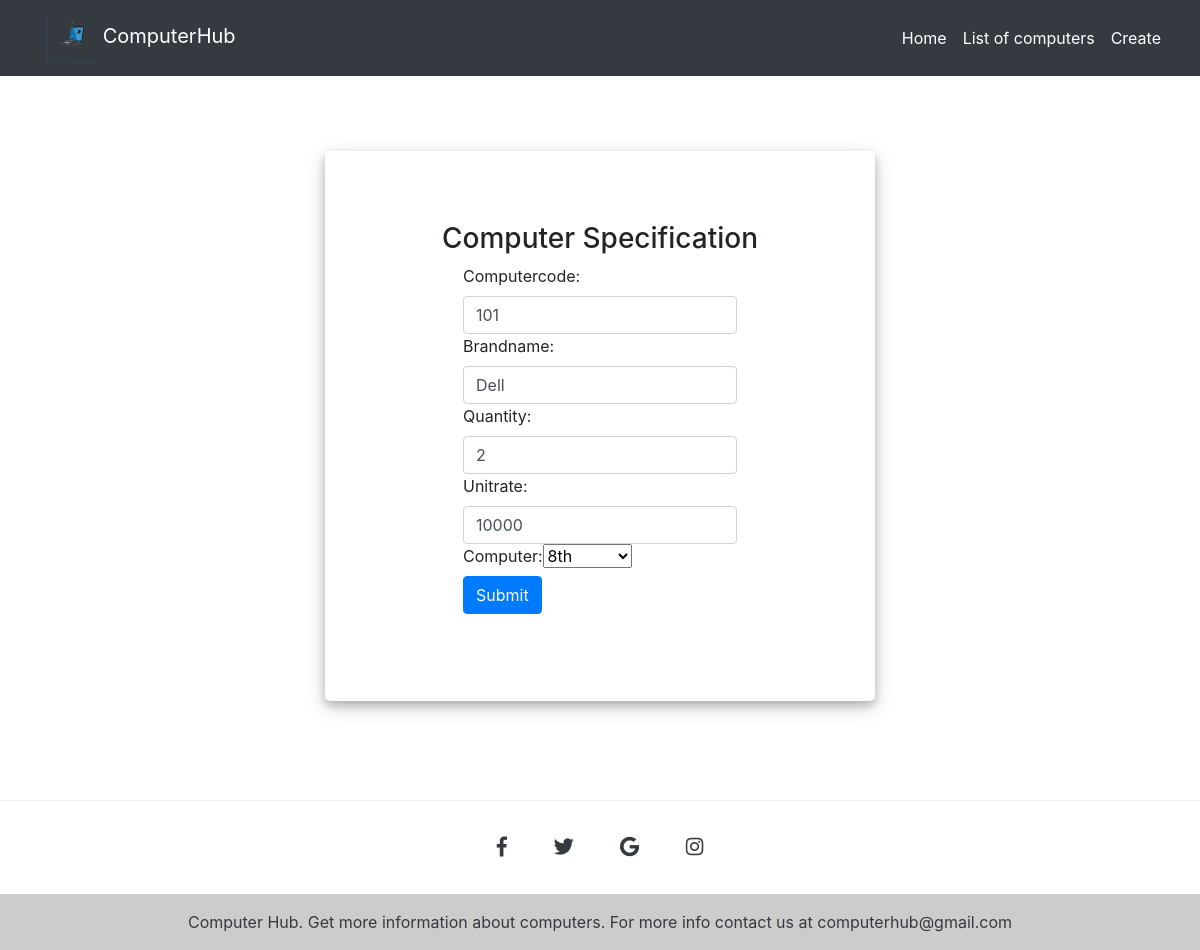
The app's page /update/9 with its own data.
### computer/models.py (models this page shows, shortened)
class Computer(models.Model):
    computercode=models.IntegerField(unique=True)
    brandname = models.CharField(max_length=50, null=True, blank=True)
    quantity = models.IntegerField()
    computer=models.ForeignKey(ComputerSpecification,on_delete=models.CASCADE)
    unitrate = models.IntegerField()
    totalprice = models.IntegerField()

### computer/views.py (the view, shortened to what this page needs)
# urls.py: path('update/<int:pk>',UpdateViewForm.as_view(),name='update'),
class UpdateViewForm(UpdateView):
    template_name = 'update.html'
    form_class = ComputerForm
    def get_queryset(self):
        queryset = Computer.objects.all()
        return queryset

### computer/forms.py
class ComputerForm(ModelForm):
    class Meta:
        model=Computer
        fields=('computercode','brandname','quantity','unitrate','computer')
        widgets = {
            'computercode': forms.NumberInput(attrs={'class': 'form-control'}),
            'brandname': forms.TextInput(attrs={'class': 'form-control'}),
            'quantity': forms.NumberInput(attrs={'class': 'form-control'}),
            'unitrate': forms.NumberInput(attrs={'class': 'form-control'}),
        }

### computer/models.py (called while the page is built)
    def __str__(self): #it displays the name instead of showing computerspecification object(1) and so on
        return self.generation

### computer/templates/update.html (shortened to what this page needs)
{% extends "base.html" %}
{% block content %}
{% load static %}
<body style=" position: relative;
min-height: 100vh;">
<div class="d-flex justify-content-center">
    <div class="user_card">
        <div class="d-flex justify-content-center">
            <h3 id="form-title">Computer Specification</h3>
        </div>
        <div class="d-flex justify-content-center form_container">
            <form method="POST">
                {{form}}
                <br /><button type="submit" class="btn btn-primary">Submit</button>
            </form>
        </div>
    </div>
</div>
</body>
{% endblock %}

### computer/templates/navbar.html (style rules this page uses)
body { background: white; min-height: 200vh; }

### computer/templates/update.html (style rules this page uses)
body, html { max-width: 100%; }
.user_card { width: 550px; height: 550px; margin-top: 75px; margin-bottom: 75; position: relative; display: flex; justify-content: center; flex-direction: column; padding: 10px; box-shadow: 0 4px 8px 0 rgba(0, 0, 0, 0.2), 0 6px 20px 0 rgba(0, 0, 0, 0.19); -webkit-box-shadow: 0 4px 8px 0 rgba(0, 0, 0, 0.2), 0 6px 20px 0 rgba(0, 0, 0, 0.19); -moz-box-shadow: 0 4px 8px 0 rgba(0, 0, 0, 0.2), 0 6px 20px 0 rgba(0, 0, 0, 0.19); border-radius: 5px; }

### records on screen
Computer: computercode "101", brandname "Dell", quantity "2", unitrate "10000", computer "8th"
